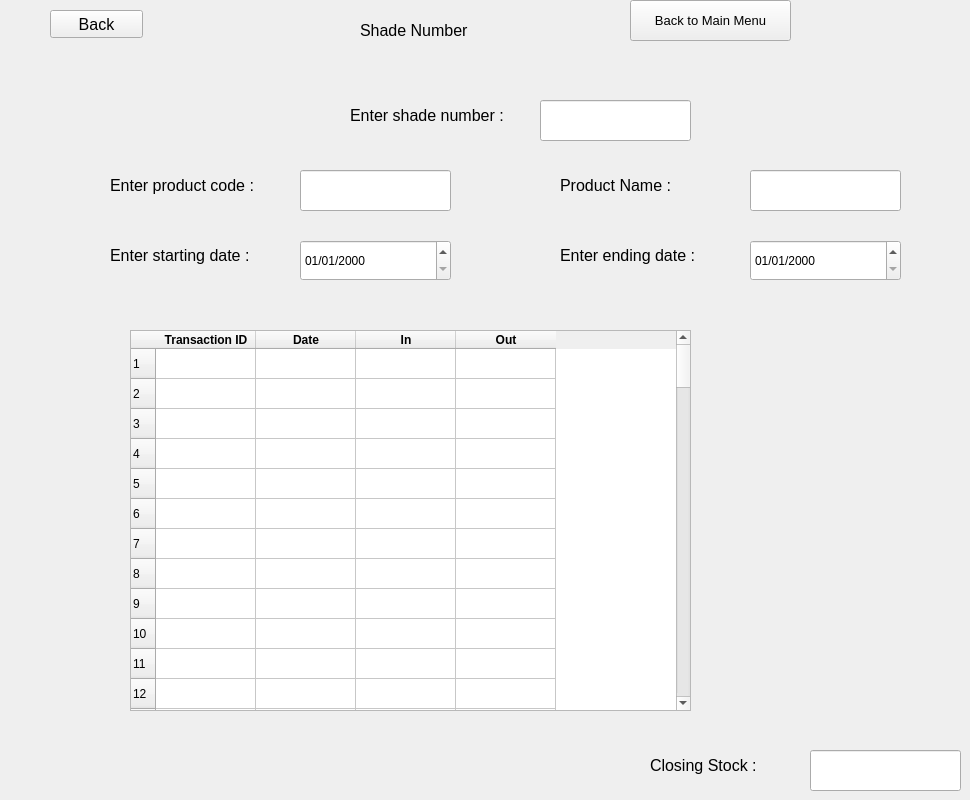
    <widget class="QWidget" name="shade_stock_view">
     <widget class="QLineEdit" name="shade_view_stock_name">
      <property name="geometry">
       <rect>
        <x>750</x>
        <y>170</y>
        <width>151</width>
        <height>41</height>
       </rect>
      </property>
      <property name="font">
       <font>
        <pointsize>12</pointsize>
       </font>
      </property>
      <property name="text">
       <string/>
      </property>
     </widget>
     <widget class="QLabel" name="label_85">
      <property name="geometry">
       <rect>
        <x>350</x>
        <y>90</y>
        <width>181</width>
        <height>51</height>
       </rect>
      </property>
      <property name="font">
       <font>
        <pointsize>12</pointsize>
       </font>
      </property>
      <property name="text">
       <string>Enter shade number : </string>
      </property>
     </widget>
     <widget class="QLineEdit" name="shade_view_closing">
      <property name="geometry">
       <rect>
        <x>810</x>
        <y>750</y>
        <width>151</width>
        <height>41</height>
       </rect>
      </property>
      <property name="font">
       <font>
        <pointsize>12</pointsize>
       </font>
      </property>
      <property name="text">
       <string/>
      </property>
     </widget>
     <widget class="QLabel" name="label_86">
      <property name="geometry">
       <rect>
        <x>650</x>
        <y>740</y>
        <width>181</width>
        <height>51</height>
       </rect>
      </property>
      <property name="font">
       <font>
        <pointsize>12</pointsize>
       </font>
      </property>
      <property name="text">
       <string>Closing Stock :</string>
      </property>
     </widget>
     <widget class="QLabel" name="label_87">
      <property name="geometry">
       <rect>
        <x>360</x>
        <y>10</y>
        <width>151</width>
        <height>41</height>
       </rect>
      </property>
      <property name="font">
       <font>
        <pointsize>12</pointsize>
       </font>
      </property>
      <property name="text">
       <string>Shade Number</string>
      </property>
     </widget>
     <widget class="QTableWidget" name="shade_view_table_3">
      <property name="geometry">
       <rect>
        <x>130</x>
        <y>330</y>
        <width>561</width>
        <height>381</height>
       </rect>
      </property>
      <property name="rowCount">
       <number>100</number>
      </property>
      <property name="columnCount">
       <number>4</number>
      </property>
      <row/>
      <row/>
      <row/>
      <row/>
      <row/>
      <row/>
      <row/>
      <row/>
      <row/>
      <row/>
      <row/>
      <row/>
      <row/>
      <row/>
      <row/>
      <row/>
      <row/>
      <row/>
      <row/>
      <row/>
      <row/>
      <row/>
      <row/>
      <row/>
      <row/>
      <row/>
      <row/>
      <row/>
      <row/>
      <row/>
      <row/>
      <row/>
      <row/>
      <row/>
      <row/>
      <row/>
      <row/>
      <row/>
      <row/>
      <row/>
      <row/>
      <row/>
      <row/>
      <row/>
      <row/>
      <row/>
      <row/>
      <row/>
      <row/>
      <row/>
      <row/>
      <row/>
      <row/>
      <row/>
      <row/>
      <row/>
      <row/>
      <row/>
      <row/>
      <row/>
      <row/>
      <row/>
      <row/>
      <row/>
      <row/>
      <row/>
      <row/>
      <row/>
      <row/>
      <row/>
      <row/>
      <row/>
      <row/>
      <row/>
      <row/>
      <row/>
      <row/>
      <row/>
      <row/>
      <row/>
      <row/>
      <row/>
      <row/>
      <row/>
      <row/>
      <row/>
      <row/>
      <row/>
      <row/>
      <row/>
      <row/>
      <row/>
      <row/>
      <row/>
      <row/>
      <row/>
      <row/>
      <row/>
      <row/>
      <row/>
      <column>
       <property name="text">
        <string>Transaction ID</string>
       </property>
       <property name="font">
        <font>
         <weight>75</weight>
         <bold>true</bold>
        </font>
       </property>
      </column>
      <column>
       <property name="text">
        <string>Date</string>
       </property>
       <property name="font">
        <font>
         <weight>75</weight>
         <bold>true</bold>
        </font>
       </property>
      </column>
      <column>
       <property name="text">
        <string>In</string>
       </property>
       <property name="font">
        <font>
         <pointsize>9</pointsize>
         <weight>75</weight>
         <bold>true</bold>
        </font>
       </property>
      </column>
      <column>
       <property name="text">
        <string>Out</string>
       </property>
       <property name="font">
        <font>
         <weight>75</weight>
         <bold>true</bold>
        </font>
       </property>
      </column>
     </widget>
     <widget class="QPushButton" name="pushButton_17">
      <property name="geometry">
       <rect>
        <x>630</x>
        <y>0</y>
        <width>161</width>
        <height>41</height>
       </rect>
      </property>
      <property name="font">
       <font>
        <pointsize>10</pointsize>
       </font>
      </property>
      <property name="text">
       <string>Back to Main Menu</string>
      </property>
     </widget>
     <widget class="QLabel" name="label_88">
      <property name="geometry">
       <rect>
        <x>560</x>
        <y>230</y>
        <width>181</width>
        <height>51</height>
       </rect>
      </property>
      <property name="font">
       <font>
        <pointsize>12</pointsize>
       </font>
      </property>
      <property name="text">
       <string>Enter ending date : </string>
      </property>
     </widget>
     <widget class="QLabel" name="label_89">
      <property name="geometry">
       <rect>
        <x>110</x>
        <y>230</y>
        <width>181</width>
        <height>51</height>
       </rect>
      </property>
      <property name="font">
       <font>
        <pointsize>12</pointsize>
       </font>
      </property>
      <property name="text">
       <string>Enter starting date : </string>
      </property>
     </widget>
     <widget class="QLabel" name="label_90">
      <property name="geometry">
       <rect>
        <x>560</x>
        <y>160</y>
        <width>181</width>
        <height>51</height>
       </rect>
      </property>
      <property name="font">
       <font>
        <pointsize>12</pointsize>
       </font>
      </property>
      <property name="text">
       <string>Product Name : </string>
      </property>
     </widget>
     <widget class="QLineEdit" name="shade_view_stock_code">
      <property name="geometry">
       <rect>
        <x>300</x>
        <y>170</y>
        <width>151</width>
        <height>41</height>
       </rect>
      </property>
      <property name="font">
       <font>
        <pointsize>12</pointsize>
       </font>
      </property>
      <property name="text">
       <string/>
      </property>
     </widget>
     <widget class="QLineEdit" name="shade_view_stock_shade_number">
      <property name="geometry">
       <rect>
        <x>540</x>
        <y>100</y>
        <width>151</width>
        <height>41</height>
       </rect>
      </property>
      <property name="font">
       <font>
        <pointsize>12</pointsize>
       </font>
      </property>
      <property name="text">
       <string/>
      </property>
     </widget>
     <widget class="QPushButton" name="back_view_rm_12">
      <property name="geometry">
       <rect>
        <x>50</x>
        <y>10</y>
        <width>93</width>
        <height>28</height>
       </rect>
      </property>
      <property name="font">
       <font>
        <pointsize>12</pointsize>
       </font>
      </property>
      <property name="text">
       <string>Back</string>
      </property>
     </widget>
     <widget class="QLabel" name="label_91">
      <property name="geometry">
       <rect>
        <x>110</x>
        <y>160</y>
        <width>181</width>
        <height>51</height>
       </rect>
      </property>
      <property name="font">
       <font>
        <pointsize>12</pointsize>
       </font>
      </property>
      <property name="text">
       <string>Enter product code : </string>
      </property>
     </widget>
     <widget class="QDateEdit" name="shade_view_starting_date">
      <property name="geometry">
       <rect>
        <x>300</x>
        <y>240</y>
        <width>151</width>
        <height>41</height>
       </rect>
      </property>
      <property name="displayFormat">
       <string>dd/MM/yyyy</string>
      </property>
     </widget>
     <widget class="QDateEdit" name="shade_view_ending_date">
      <property name="geometry">
       <rect>
        <x>750</x>
        <y>240</y>
        <width>151</width>
        <height>41</height>
       </rect>
      </property>
      <property name="displayFormat">
       <string>dd/MM/yyyy</string>
      </property>
     </widget>
    </widget>
